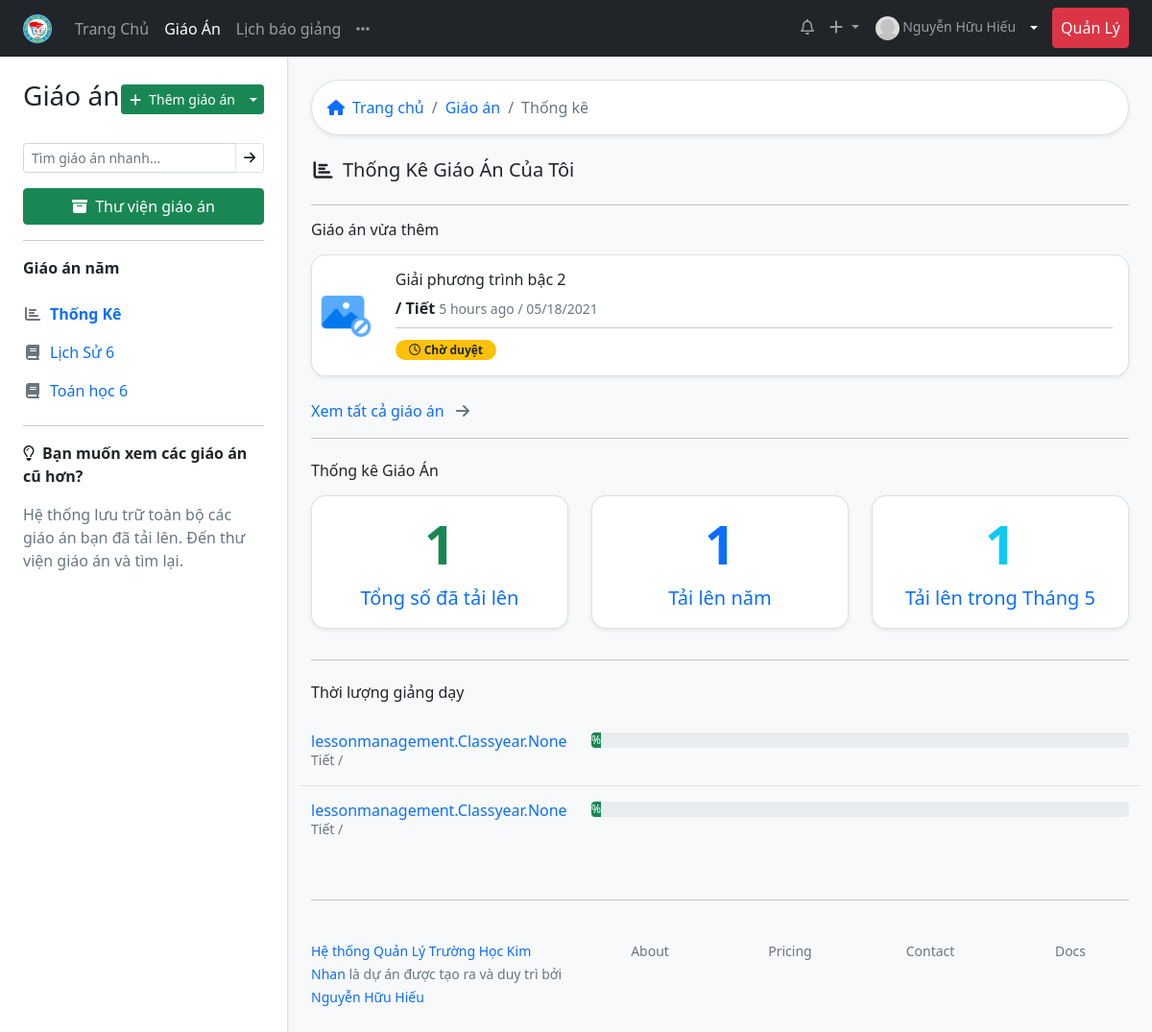
Page /lessondashboard/ (signed in) on the earlier database version.
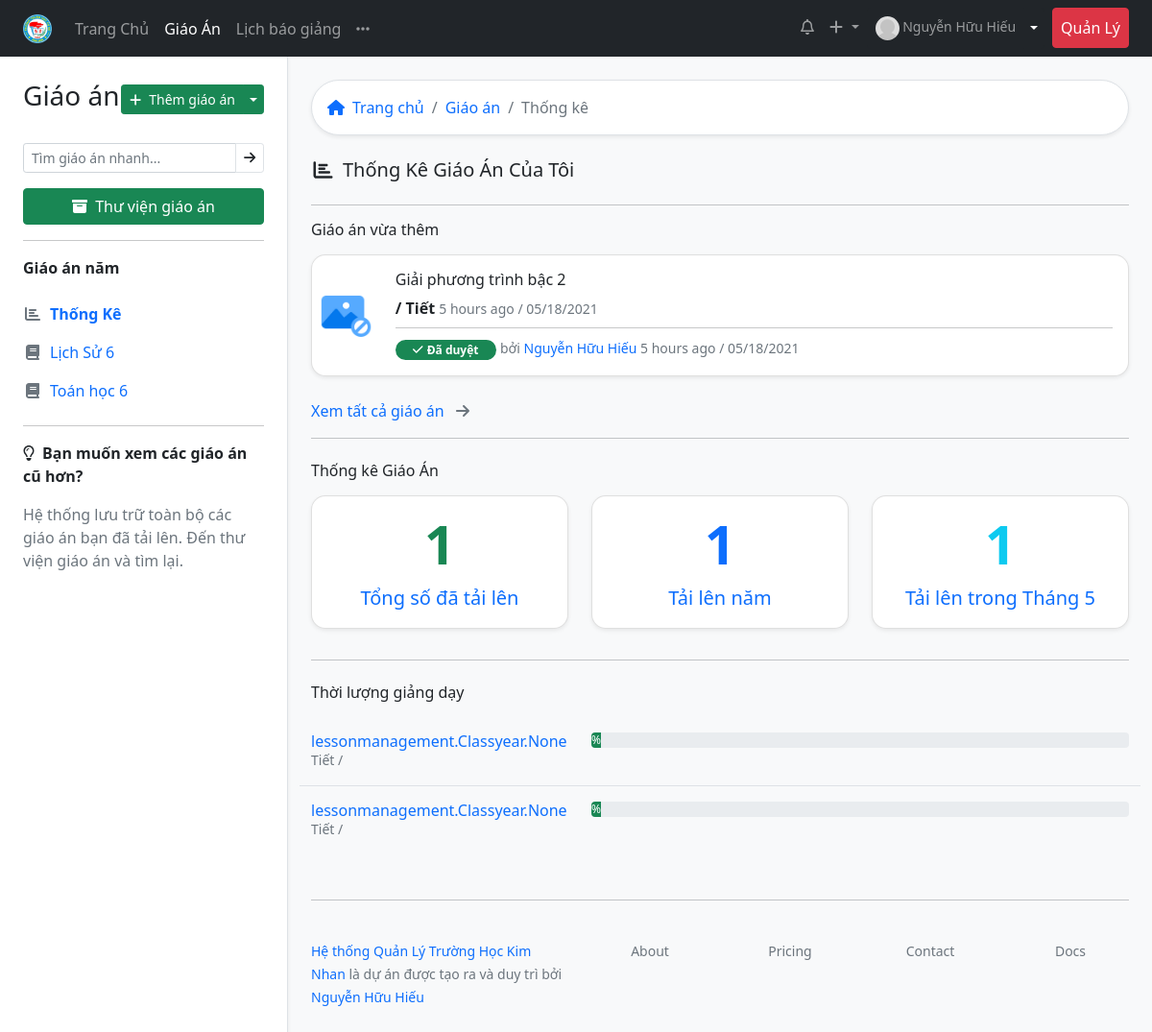
Same page on the later database version.
### lessonmanagement/models.py (models this page shows, shortened)
class Lesson(models.Model):
    title = models.CharField(max_length=200)
    lesson_path = models.FileField(blank=True, null=True)
    upload_time = models.DateTimeField(blank=True, null=True)
    edit_time = models.DateTimeField(blank=True, null=True)
    description = models.CharField(max_length=200, null=True, blank=True)
    teacher = models.ForeignKey(Teacher, on_delete=models.CASCADE)
    subject = models.ForeignKey(SubjectDetail, on_delete=models.CASCADE)
    number_lesson = models.IntegerField(help_text="Bài giảng số mấy")
    schoolyear = models.ForeignKey(Schoolyear, on_delete=models.CASCADE, blank=True, null=True)
    classyear = models.ManyToManyField(Classyear, through="LessonSchedule")
    STATUS_CHOICES = [
    ('pending', 'Chờ duyệt'),
    ('acept', 'Đã duyệt'),
    ('deny', 'Bị từ chối'),
    ]
    status = models.CharField(max_length=10, blank=True, choices=STATUS_CHOICES ,default='pending')
    checker = models.ForeignKey('Teacher', related_name="lesson_checker" ,on_delete=models.SET_NULL, null=True, blank=True)
    check_date = models.DateTimeField(auto_now=True)
    note_checker = models.CharField(max_length=200, blank=True)
    class Meta:
        verbose_name = "Giáo Án"
        verbose_name_plural = "Giáo Án"
        ordering = ["-upload_time"]
        unique_together = ['subject', 'number_lesson']

class Teacher(models.Model):
    user = models.OneToOneField(User, on_delete=models.CASCADE, verbose_name="Tài khoản đăng nhập")
    firstname = models.CharField("Họ",max_length=20, blank=True)
    lastname = models.CharField("Tên", max_length=20, blank=True)
    zalo_number = models.DecimalField(verbose_name="Số điện thoại",help_text="Số điện thoại có đăng ký zalo, sử dụng để nhận thông báo từ ban giám hiệu", max_digits=12, decimal_places=0,null=True, blank=True)
    birth_date = models.DateField("Ngày sinh", null=True, blank=True)
    SEX_CHOICES = [
    ('male', 'Nam'),
    ('female', 'Nữ')
    ]
    sex = models.CharField(verbose_name="Giới tính", max_length=6, choices=SEX_CHOICES, null=True, blank=True)
    main_subject = models.ForeignKey("Subject",on_delete=models.SET_NULL,null=True,blank=True, verbose_name="Chuyên môn chính")
    EDUCATION_LEVEL_CHOICES = [
        ('inter', 'Trung Cấp'),
        ('college', 'Cao Đẳng'),
        ('university', 'Đại Học'),
        ('master', 'Thạc Sĩ')
    ]
    education_level = models.CharField(max_length=20, choices=EDUCATION_LEVEL_CHOICES, null=True, blank=True)
    is_work = models.BooleanField("Có đang công tác", default=True)
    def user_directory_path(instance, filename):
        return 'user_{0}/{1}'.format(instance.user.id, filename)
    avatar = models.ImageField("Ảnh đại diện", upload_to=user_directory_path, blank=True, null=True)
    def full_name(self):
        return ('%s %s') % (self.firstname, self.lastname)
    def lesson_list(self):
        return self.lesson_set.filter(teacher = self.user.id)
    def subject_classyear_list(self):
        return self.subjectclassyear_set.all().order_by('subject__subject__title').values('subject__subject__title', 'classyear__startyear__start_date__year','subject__subject__group__title').distinct()
    def latest_lesson(self):
        return Lesson.objects.filter(teacher=self.user.teacher.id).order_by('-upload_time')[:3]
    def count_lesson(self):
        now = datetime.datetime.now()
        count = {}
        teacher = self.user.teacher.id
        lessons = Lesson.objects.filter(teacher=teacher)
        count['total'] = lessons.count()
        current_year = [school_year_def(now), school_year_def(now)+1]
        lesson_current_year = lessons.filter(upload_time__year__in = current_year )
        count['year'] = lesson_current_year.count()
        lesson_current_month =  lessons.filter(upload_time__year__in = current_year).filter(upload_time__month = now.month)
        count['month'] = lesson_current_month.count()
        return count
    class Meta:
        verbose_name = "Giáo viên"
        verbose_name_plural = "Giáo viên"

### lessonmanagement/views.py (the view)
# urls.py: path('lessondashboard/', views.lessondashboard, name="lessondashboard"),
@login_required
def lessondashboard(request):
    teacher = request.user.teacher
    subject_classyear = SubjectClassyear.objects.filter(
        teacher=teacher.id)
    context = {'subject_classyear': subject_classyear
               }
    return render(request, 'lesson/lessondashboard.html', context)

### lessonmanagement/models.py (called while the page is built)
def school_year_def(upload_time):
    if (upload_time.month < 9):
        return upload_time.year -1
    else:
        return upload_time.year

### lessonmanagement/templatetags/lessonmanagement_extras.py (called while the page is built)
@register.filter
def classlevel(value):
    now = datetime.datetime.now()
    i = 0
    if (now.month < 9):
        i =  (now.year - value) + 5
    else:
        i = (now.year - value) + 6
    if i in [6,7,8,9]:
        return i
    else:
        return value

### lessonmanagement/templates/lesson/lessondashboard.html (shortened to what the changed rows need)
          {% extends 'base_withsidebar.html' %}
          {% load static %}
          {% block content %}
          {% load lessonmanagement_extras %}
          {% load humanize %}
          {% with teacher=request.user.teacher %}
                {% for i in teacher.latest_lesson %}
                <div class="card mb-4 rounded-15 shadow-sm">
                  <div class="row g-0">
                    <div class="col-1 p-2 d-flex align-items-center">
                      <img src="
                      {% if i.subject.cover %}
                      {{ i.subject.cover.url }}
                      {% else %}
                      {% static 'imgs/no-image.png' %}
                      {% endif %}
                      "  class="img-fluid" alt="">
                    </div>
                    <div class="col-11">
                      <div class="card-body">
                        <h6 class="card-title">
                          <a href="{% url 'lesson' i.id %}" class="text-reset text-decoration-none">  {{ i.title }}</a>
                        </h6>
                        <span class="text-dark fw-bold">
                        / Tiết
                      </span>
                      <small class="text-muted">
    {{ i.upload_time|naturaltime }} / {{ i.upload_time|date:"SHORT_DATE_FORMAT" }}</small>
                        <hr class="my-2">
                        {% if i.status == "pending" %}
                        <span class="badge bg-warning text-dark rounded-pill" style="width: 105px;"><i class="far fa-clock me-1"></i>Chờ duyệt</span>
                        {% elif i.status == "acept" %}
                        <span class="badge bg-success  rounded-pill" style="width: 105px;"><i class="fas fa-check me-1"></i>Đã duyệt</span> <small class="text-muted">bởi<a href="#" class="text-decoration-none"> {{ i.checker.full_name }}</a>
                          {{ i.upload_time|naturaltime}} / {{ i.check_date|date:"SHORT_DATE_FORMAT" }}</small>
                        {% endif %}
                      </div>
                    </div>
                  </div>
                </div>
                {% endfor %}
          <div class="row">
            <div class="col">
                <div class="card  rounded-15 shadow-sm mb-3 text-center">
                  <div class="card-body">
                    <h1 class="card-title link-success fw-bold display-4">{{ teacher.count_lesson.total }}</h1>
                  </div>
                </div>
          </div>
            <div class="col">
              <a href="{% url 'alllessons' %}" class="text-decoration-none">
              <div class="card rounded-15 shadow-sm mb-3  text-center">
                <div class="card-body">
                 <h1 class="card-title link-primary fw-bold display-4">{{ teacher.count_lesson.year }}</h1>
                </div>
              </div>
              </a>
            </div>
            <div class="col">
              <a href="{% url 'alllessons' %}" class="text-decoration-none">
              <div class="card rounded-15 shadow-sm mb-3  text-center">
                <div class="card-body">
                 <h1 class="card-title link-info fw-bold display-4">{{ teacher.count_lesson.month }}</h1>
                </div>
              </div>
              </a>
            </div>
          </div>
          {% endwith %}
           {% endblock %}

Differences in the rows shown:
changed Lesson "Giải phương trình bậc 2": checker.full_name (not shown) → "Nguyễn Hữu Hiếu"; upload_time (not shown) → "5 hours ago"; check_date (not shown) → "05/18/2021"; status "Chờ duyệt" → "Đã duyệt bởi /"
